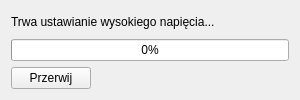
<?xml version="1.0" encoding="UTF-8"?>
<ui version="4.0">
 <class>DialogPowerSupplyProcess</class>
 <widget class="QDialog" name="DialogPowerSupplyProcess">
  <property name="geometry">
   <rect>
    <x>0</x>
    <y>0</y>
    <width>300</width>
    <height>100</height>
   </rect>
  </property>
  <property name="windowTitle">
   <string>Power Supply Process</string>
  </property>
  <layout class="QGridLayout" name="gridLayout">
   <item row="0" column="0" colspan="2">
    <widget class="QLabel" name="text_label">
     <property name="text">
      <string>Trwa ustawianie wysokiego napięcia... </string>
     </property>
    </widget>
   </item>
   <item row="1" column="0" colspan="2">
    <widget class="QProgressBar" name="progressBar">
     <property name="maximum">
      <number>100</number>
     </property>
     <property name="value">
      <number>0</number>
     </property>
    </widget>
   </item>
   <item row="2" column="0">
    <widget class="QPushButton" name="abort_pushButton">
     <property name="text">
      <string>Przerwij</string>
     </property>
     <property name="autoDefault">
      <bool>false</bool>
     </property>
    </widget>
   </item>
   <item row="2" column="1">
    <spacer name="horizontalSpacer">
     <property name="orientation">
      <enum>Qt::Horizontal</enum>
     </property>
     <property name="sizeHint" stdset="0">
      <size>
       <width>198</width>
       <height>20</height>
      </size>
     </property>
    </spacer>
   </item>
  </layout>
 </widget>
 <resources/>
 <connections/>
</ui>
